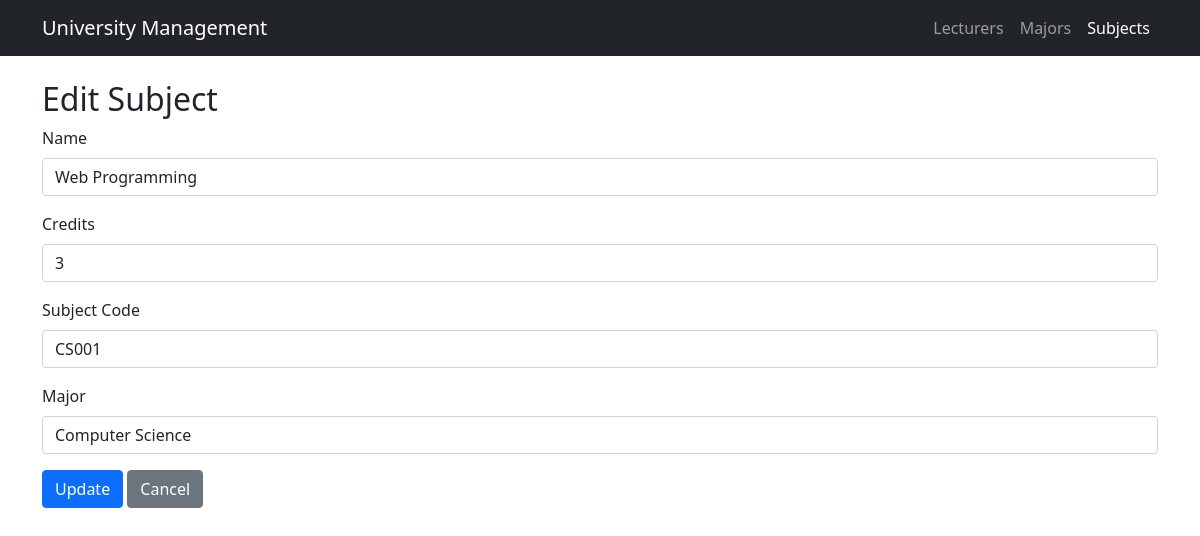
Page /tp_mvc25/index.php?page=subjects&action=edit&id=1 on the committed database.
### tables this page shows
CREATE TABLE `subjects` (
  `id` int(11) NOT NULL,
  `name` varchar(100) NOT NULL,
  `credits` int(11) NOT NULL,
  `subject_code` varchar(20) NOT NULL,
  `major_id` int(11) DEFAULT NULL,
  `created_at` timestamp NOT NULL DEFAULT current_timestamp()
);

CREATE TABLE `majors` (
  `id` int(11) NOT NULL,
  `name` varchar(100) NOT NULL,
  `established_year` year(4) NOT NULL,
  `student_count` int(11) DEFAULT 0,
  `created_at` timestamp NOT NULL DEFAULT current_timestamp()
);

### tp_mvc25/controllers/SubjectController.php (called while the page is built, shortened)
<?php
include_once "models/Subject.php";
class SubjectController
{
    private $model;
    public function __construct($conn)
    {
        $this->model = new Subject($conn);
    }
    public function editPage($id)
    {
        return $this->model->getById($id);
    }
}
?>

### tp_mvc25/models/Subject.php (called while the page is built, shortened)
<?php
class Subject
{
    private $conn;
    public function __construct($db){
        $this->conn = $db;
    }
    public function getById($id){
        $sql = "SELECT s.*, m.name as major_name
                FROM subjects s
                LEFT JOIN majors m ON s.major_id = m.id
                WHERE s.id = ?";
        $stmt = $this->conn->prepare($sql);
        $stmt->bind_param("i", $id);
        $stmt->execute();
        return $stmt->get_result()->fetch_assoc();
    }
}
?>

### tp_mvc25/models/Major.php (called while the page is built, shortened)
<?php
class Major
{
    private $conn;
    public function __construct($db){
        $this->conn = $db;
    }
    public function getAll(){
        $sql = "SELECT * FROM majors";
        return $this->conn->query($sql);
    }
}
?>

### tp_mvc25/views/SubjectViews.php (the view, shortened to what this page needs)
<?php
$subjectController = new SubjectController($conn);
$majorModel = new Major($conn);
$action = $_GET['action'] ?? 'index';
$id = $_GET['id'] ?? null;
$majors = $majorModel->getAll();
$subject = null;
if ($action === 'edit' && $id && $_SERVER['REQUEST_METHOD'] === 'GET') {
    $subject = $subjectController->editPage($id);
}
?>
<?php include "templates/header.php"; ?>
<?php if (in_array($action, ['create', 'edit'])): ?>
    <h2><?= $action === 'create' ? 'Create' : 'Edit' ?> Subject</h2>
    <form method="post" action="index.php?page=subjects&action=<?= $action ?><?= $id ? '&id='.$id : '' ?>">
        <div class="mb-3">
            <label class="form-label">Name</label>
            <input type="text" name="name" class="form-control" value="<?= $subject['name'] ?? '' ?>" required>
        </div>
        <div class="mb-3">
            <label class="form-label">Credits</label>
            <input type="number" name="credits" class="form-control" value="<?= $subject['credits'] ?? '' ?>" min="1" max="6" required>
        </div>
        <div class="mb-3">
            <label class="form-label">Subject Code</label>
            <input type="text" name="subject_code" class="form-control" value="<?= $subject['subject_code'] ?? '' ?>" required>
        </div>
        <div class="mb-3">
            <label class="form-label">Major</label>
            <select name="major_id" class="form-control">
                <?php while ($major = $majors->fetch_assoc()): ?>
                    <option value="<?= $major['id'] ?>"
                        <?= isset($subject['major_id']) && $subject['major_id'] == $major['id'] ? 'selected' : '' ?>>
                        <?= $major['name'] ?>
                    </option>
                <?php endwhile; ?>
            </select>
        </div>
        <?php
        include "templates/form_actions.php";
        ?>
    </form>
<?php endif; ?>
<?php include "templates/footer.php"; ?>

### rows in the picture
subjects: name "Web Programming", credits "3", subject_code "CS001", major_id "Computer Science"

### other values in the picture
$submit_label "Update"
